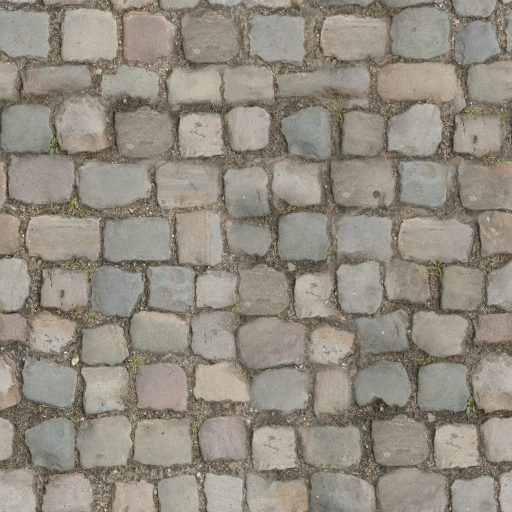
#> input picture app/src/main/assets/street/cobble_diff.jpg, 1024 x 1024 px (shown at 1/2 size)
$ python -i grade.py   (imports and definitions only)
#> lines starting #> are read from the running program, lines starting #| are printed output that depends on the picture; after the words box and inside, x2 and y2 are one past the last pixel; in counts of white or black regions, pixels touching at a corner belong together
"""تلوين الفيديو بهوية نايف، مع حماية لون البشرة (البشرة تاخذ إضاءة التلوين فقط بدون ألوانه).

الستايلات المعتمدة:
  neon      : نيون الهوية (بنفسجي + أزرق). الافتراضي.
  warm_cine : سينمائي دافي (تيل بالظلال، ذهبي بالهايلايت، أسود عميق).

الاستخدام:
  python grade.py in.mp4 out.mp4 --look neon [--strength 1.0] [--skin 0.85]
  python grade.py in.mp4 out.mp4 --lut "path.cube"   # لوت خارجي بدل الستايلات
  أضف --preview 3 لتلوين أول 3 ثواني فقط وتطليع صورة مقارنة قبل/بعد.
"""
import argparse
import subprocess

import cv2
import imageio_ffmpeg
import numpy as np

# [1 line that did not run here, left out]

# الستايلات المعتمدة من نايف
LOOKS = {
    # سينمائي دافي: تيل بالظلال وذهبي بالهايلايت، أسود عميق
    "warm_cine": "eq=contrast=1.15:saturation=0.95:gamma=0.95,"
                 "colorbalance=rs=-0.08:gs=0.0:bs=0.10:rm=0.03:bm=-0.03:rh=0.08:gh=0.03:bh=-0.08,"
                 "curves=all='0/0.02 0.25/0.2 0.5/0.5 0.8/0.84 1/0.97',vignette=PI/6",
    # نيون الهوية: يبرز البنفسجي والأزرق اللي في هوية نايف
    "neon":"eq=contrast=1.12:saturation=1.2:gamma=0.94,"
            "colorbalance=rs=0.04:bs=0.12:rm=0.02:bm=0.08:rh=-0.02:bh=0.04,"
            "huesaturation=hue=0:saturation=0.25:colors=b+m,vignette=PI/5",
}


# [5 lines left out: function probe, not called in this run]


def skin_mask(rgb):
    """ماسك البشرة (0..1) من نطاق YCrCb، يُحسب على نسخة مصغرة ثم يُكبّر بنعومة."""
    h, w = rgb.shape[:2]
#> h = 1024; w = 1024
    small = cv2.resize(rgb, (w // 4, h // 4))
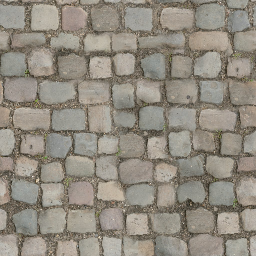
#> small: shape (256, 256, 3); mean R, G, B 145.9, 139.4, 127.9
    ycc = cv2.cvtColor(small, cv2.COLOR_RGB2YCrCb)
#> ycc: shape (256, 256, 3); mean of channels 0, 1, 2 140, 132.2, 121.1
    y, cr, cb = ycc[..., 0], ycc[..., 1].astype(np.int16), ycc[..., 2].astype(np.int16)
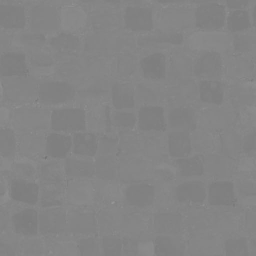
#> cr: shape (256, 256) int16; min 115, max 149, mean 132.2
    m = ((cr > 135) & (cr < 175) & (cb > 80) & (cb < 128) & (y > 50)).astype(np.float32)
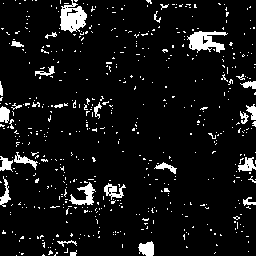
#> m: shape (256, 256) float32; values 0 (black) and 1 (white), 7.6% white; 556 white regions (527 under 20 px), largest, box (x1, y1, x2, y2) and area: (60, 0, 87, 33) 551, (187, 31, 228, 53) 498, (69, 182, 96, 205) 254
    m = cv2.morphologyEx(m, cv2.MORPH_OPEN, np.ones((3, 3), np.uint8))
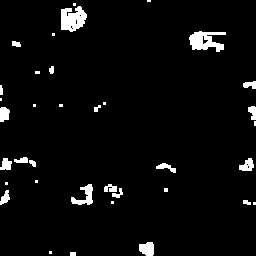
#> m: shape (256, 256) float32; values 0 (black) and 1 (white), 3.9% white; 36 white regions (15 under 20 px), largest, box (x1, y1, x2, y2) and area: (61, 6, 87, 32) 483, (189, 31, 226, 52) 465, (71, 184, 93, 205) 220
    m = cv2.GaussianBlur(m, (0, 0), 3)
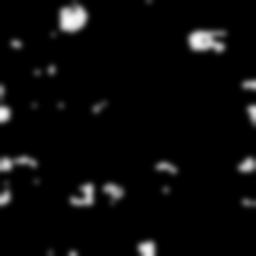
#> m: shape (256, 256) float32; min 0, max 0.982, mean 0.0395
    return cv2.resize(m, (w, h))[..., None]


# [54 lines left out: function run, not called in this run]


# [13 lines not run here, left out]

>>> import cv2
>>> picture = cv2.cvtColor(cv2.imread('../../../../app/src/main/assets/street/cobble_diff.jpg'), cv2.COLOR_BGR2RGB)
>>> result = skin_mask(picture)
